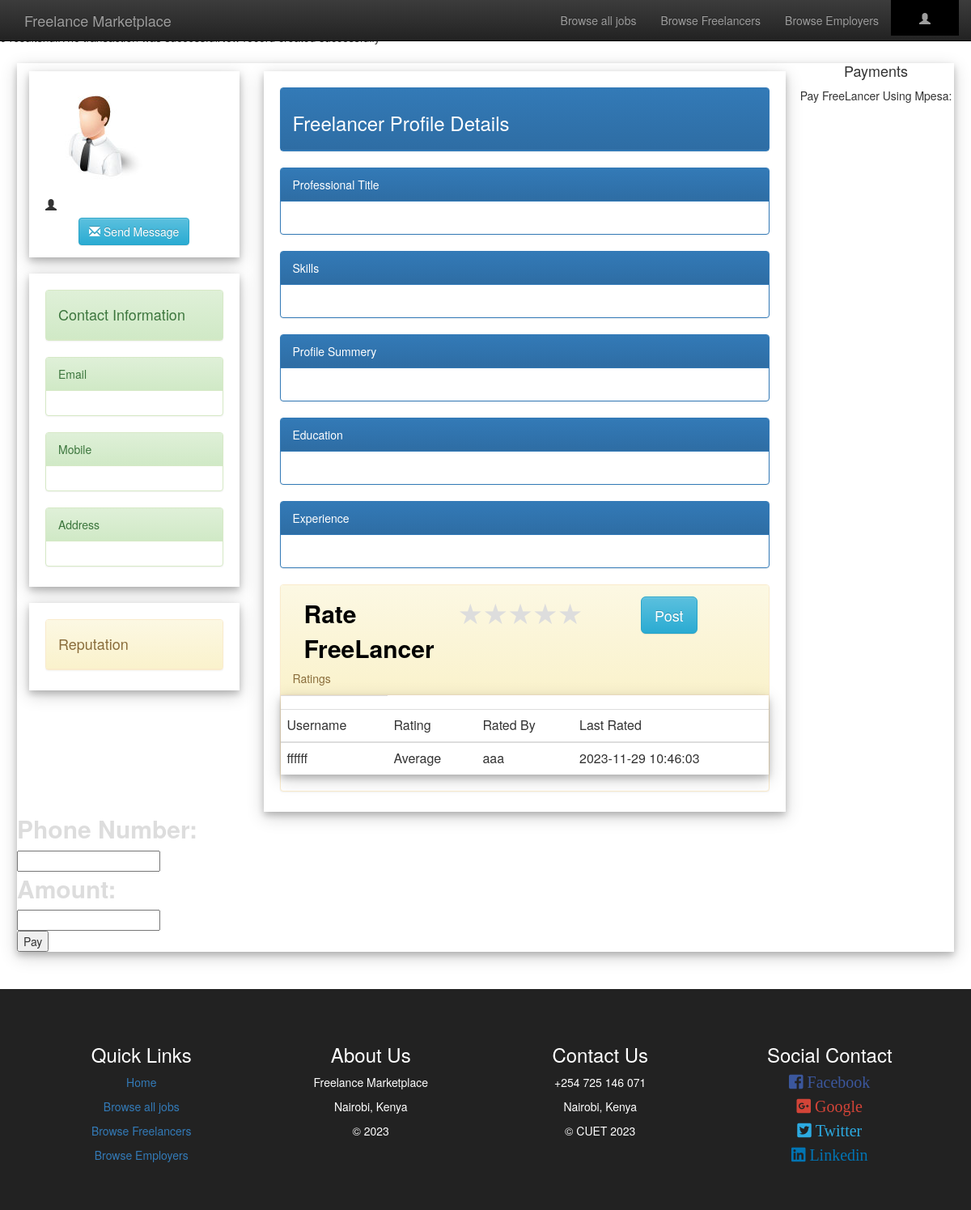
The app's page /viewFreelancer.php with its own data.
### tables this page shows
CREATE TABLE `rating` (
  `id` int(11) NOT NULL,
  `f_name` varchar(100) DEFAULT NULL,
  `rating` int(11) DEFAULT NULL,
  `rated_by` varchar(100) DEFAULT NULL,
  `last_rated` timestamp NOT NULL DEFAULT current_timestamp() ON UPDATE current_timestamp()
);

### viewFreelancer.php (the view, shortened to what this page needs)
<?php include('db/server.php');
if (isset($_SESSION["Username"])) {
    $username = $_SESSION["Username"];
    if ($_SESSION["Usertype"] == 1) {
        $linkPro = "freelancerProfile.php";
        $linkEditPro = "editFreelancer.php";
        $linkBtn = "applyJob.php";
        $textBtn = "Apply for this job";
    } else {
        $linkPro = "employerProfile.php";
        $linkEditPro = "editEmployer.php";
        $linkBtn = "editJob.php";
        $textBtn = "Edit the job offer";
    }
} else {
    $username = "";
}
$sql = "SELECT f_name, rating, rated_by, last_rated FROM rating";
$result = $conn->query($sql);
if ($result->num_rows > 0) {
    while ($row = $result->fetch_assoc()) {
        $Name = $row['f_name'];
        $Rating = $row['rating'];
        $RatedBy = $row['rated_by'];
        $LastRated = $row['last_rated'];
    }
} else {
    echo "0 results";
}
$phone_number = $_POST['phone_number'];
$total_amount = $_POST['amount'];
$curl_Tranfer2 = curl_init();
$curl_Tranfer2_response = json_decode(curl_exec($curl_Tranfer2));
echo json_encode($curl_Tranfer2_response, JSON_PRETTY_PRINT);
if ($curl_Tranfer2_response->ResponseCode == 0) {
    echo "The transaction was successful";
    $sql = "INSERT INTO payments (freelancer_name, amount, phone_number, paid_by)
  VALUES ('$f_user', '$total_amount', '$phone_number', '$username')";
    if ($conn->query($sql) === TRUE) {
        echo "New record created successfully";
    } else {
        echo "Error: " . $sql . "<br>" . $conn->error;
    }
}
?>
<!DOCTYPE html>
<html>
    <head>
        <link rel="stylesheet" type="text/css" href="bootstrap/css/bootstrap.min.css">
        <link rel="stylesheet" type="text/css" href="bootstrap/css/bootstrap-theme.min.css">
        <link rel="stylesheet" type="text/css" href="awesome/css/fontawesome-all.min.css">
    </head>
    <body>
        <nav class="navbar navbar-inverse navbar-fixed-top" id="my-navbar">
            <div class="container">
                <div class="navber-header">
                    <a href="index.php" class="navbar-brand">Freelance Marketplace</a>
                </div>
                <div class="collapse navbar-collapse" id="navbar-collapse">
                    <ul class="nav navbar-nav navbar-right">
                        <li><a href="allJob.php">Browse all jobs</a></li>
                        <li><a href="allFreelancer.php">Browse Freelancers</a></li>
                        <li><a href="allEmployer.php">Browse Employers</a></li>
                        <li class="dropdown" style="background:#000;padding:0 20px 0 20px;">
                            <a class="dropdown-toggle" data-toggle="dropdown" href="#"><span
                                    class="glyphicon glyphicon-user"></span> <?php echo $username; ?>
                            </a>
                        </li>
                    </ul>
                </div>
            </div>
        </nav>
        <div style="padding:1% 3% 1% 3%;">
            <div class="row">
                <div class="col-lg-3">
                    <div class="card" style="padding:20px 20px 5px 20px;margin-top:20px">
                        <img src="image/img04.jpg">
                        <p><span class="glyphicon glyphicon-user"></span> <?php echo $f_user; ?></p>
                        <center><a href="sendMessage.php" class="btn btn-info"><span
                                    class="glyphicon glyphicon-envelope"></span> Send Message</a></center>
                    </div>
                    <div class="card" style="padding:20px 20px 5px 20px;margin-top:20px">
                        <div class="panel panel-success">
                            <div class="panel-heading">
                                <h4>Contact Information</h4>
                            </div>
                        </div>
                        <div class="panel panel-success">
                            <div class="panel-heading">Email</div>
                            <div class="panel-body"><?php echo $email; ?></div>
                        </div>
                        <div class="panel panel-success">
                            <div class="panel-heading">Mobile</div>
                            <div class="panel-body"><?php echo $contactNo; ?></div>
                        </div>
                        <div class="panel panel-success">
                            <div class="panel-heading">Address</div>
                            <div class="panel-body"><?php echo $address; ?></div>
                        </div>
                    </div>
                    <div class="card" style="padding:20px 20px 5px 20px;margin-top:20px">
                        <div class="panel panel-warning">
                            <div class="panel-heading">
                                <h4>Reputation</h4>
                            </div>
                        </div>
                    </div>
                </div>
                <div class="col-lg-7">
                    <div class="card" style="padding:20px 20px 5px 20px;margin-top:20px">
                        <div class="panel panel-primary">
                            <div class="panel-heading">
                                <h3>Freelancer Profile Details</h3>
                            </div>
                        </div>
                        <div class="panel panel-primary">
                            <div class="panel-heading">Professional Title</div>
                            <div class="panel-body">
                            </div>
                        </div>
                        <div class="panel panel-primary">
                            <div class="panel-heading">Skills</div>
                            <div class="panel-body">
                            </div>
                        </div>
                        <div class="panel panel-primary">
                            <div class="panel-heading">Profile Summery</div>
                            <div class="panel-body">
                            </div>
                        </div>
                        <div class="panel panel-primary">
                            <div class="panel-heading">Education</div>
                            <div class="panel-body">
                            </div>
                        </div>
                        <div class="panel panel-primary">
                            <div class="panel-heading">Experience</div>
                            <div class="panel-body">
                            </div>
                        </div>
                        <div class=" col-lg-12 m-3">
                            <form action="" method="post">
                                <div class="form-group">
                                    <label class="col-sm-4 m-3 control-label rating-text">Rate FreeLancer</label>
                                    <div class="col-sm-5">
                                        <label for="star5">★</label>
                                        <label for="star4">★</label>
                                        <label for="star3">★</label>
                                        <label for="star2">★</label>
                                        <label for="star1">★</label>
                                    </div>
                                </div>
                                <div class="form-group">
                                    <div class="col-12">
                                        <button type="submit" name="rate-btn" class="btn btn-info btn-lg">Post</button>
                                    </div>
                                </div>
                            </form>
                        </div>
                        <div class="panel panel-warning">
                            <div class="panel-heading">Ratings</div>
                            <div class="card">
                                <table class="table">
                                    <th class="m-3">
                                        <tr>
                                            <td>Username</td>
                                            <td>Rating</td>
                                            <td>Rated By</td>
                                            <td>Last Rated</td>
                                        </tr>
                                    </th>
                                    <tbody>
                                        <tr>
                                            <td><?php
                                            echo $Name
                                            ?></td>
                                            <td><?php
                                            if ($Rating == 0) {
                                                echo "Not rated";
                                            } elseif ($Rating >= 1 && $Rating <= 2) {
                                                echo "Poor";
                                            } elseif ($Rating == 3) {
                                                echo "Average";
                                            } elseif ($Rating >= 4 && $Rating <= 5) {
                                                echo "Good";
                                            } else {
                                                echo "Invalid Rating";
                                            }
                                            ?></td>
                                            <td><?php
                                            echo $RatedBy
                                            ?></td>
                                            <td>
                                                <?php
                                            echo $LastRated
                                            ?>
                                            </td>
                                        </tr>
                                    </tbody>
                                </table>
                            </div>
                        </div>
                    </div>
                </div>
                <div class="col-2 card">
                    <h4 class="text-center mt-5">Payments</h4>
                    <div class="card-body">
                        <p class="mb-0 text-center">Pay FreeLancer Using Mpesa:</p>
                        <form action="" method="POST">
                            <label for="phone_number">Phone Number:</label><br>
                            <input type="text" id="phone_number" name="phone_number"><br>
                            <label for="amount">Amount:</label><br>
                            <input type="text" id="amount" name="amount"><br>
                            <input type="submit" value="Pay">
                        </form>
                    </div>
                </div>
            </div>
        </div>
        <div class="text-center" style="padding:4%;background:#222;color:#fff;margin-top:20px;">
            <div class="row">
                <div class="col-lg-3">
                    <h3>Quick Links</h3>
                    <p><a href="index.php">Home</a></p>
                    <p><a href="allJob.php">Browse all jobs</a></p>
                    <p><a href="allFreelancer.php">Browse Freelancers</a></p>
                    <p><a href="allEmployer.php">Browse Employers</a></p>
                </div>
                <div class="col-lg-3">
                    <h3>About Us</h3>
                    <p>Freelance Marketplace</p>
                    <p>Nairobi, Kenya</p>
                    <p>&copy 2023</p>
                </div>
                <div class="col-lg-3">
                    <h3>Contact Us</h3>
                    <p>+254 725 146 071</p>
                    <p>Nairobi, Kenya</p>
                    <p>&copy CUET 2023</p>
                </div>
                <div class="col-lg-3">
                    <h3>Social Contact</h3>
                    <p style="font-size:20px;color:#3B579D;"><i class="fab fa-facebook-square"> Facebook</i></p>
                    <p style="font-size:20px;color:#D34438;"><i class="fab fa-google-plus-square"> Google</i></p>
                    <p style="font-size:20px;color:#2CAAE1;"><i class="fab fa-twitter-square"> Twitter</i></p>
                    <p style="font-size:20px;color:#0274B3;"><i class="fab fa-linkedin"> Linkedin</i></p>
                </div>
            </div>
        </div>
    </body>
</html>

### viewFreelancer.php (style rules this page uses)
body { padding-top: 3%; margin: 0; }
.card { box-shadow: 0 4px 8px 0 rgba(0, 0, 0, 0.2), 0 6px 20px 0 rgba(0, 0, 0, 0.19); background: #fff }
label { font-size: 30px; color: #ddd; }
.rating-text { color: black }

### records on screen
rating: f_name "ffffff", rated_by "aaa", last_rated "2023-11-29 10:46:03"

### other values on screen
json_encode($curl_Tranfer2_response, JSON_PRETTY_PRINT) "null"
